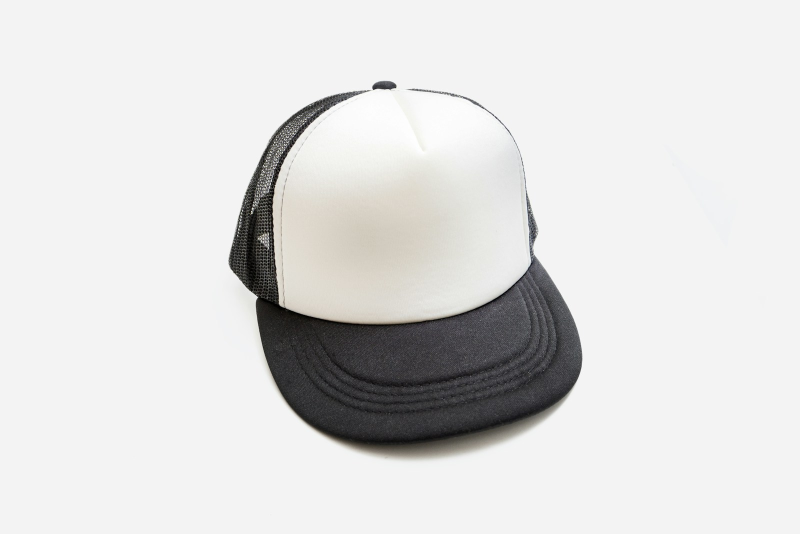
#> input picture assets/base-trucker.jpg, 1600 x 1067 px (shown at 1/2 size)
$ python render_caps.py ../assets
#> lines starting #> are read from the running program, lines starting #| are printed output that depends on the picture; after the words box and inside, x2 and y2 are one past the last pixel; in counts of white or black regions, pixels touching at a corner belong together
"""Génère les visuels produit à partir d'une photo de trucker vierge.

Usage : python scripts/render_caps.py <dossier_des_écussons_png>
La photo de base (assets/base-trucker.jpg, Fabio T. / Unsplash) est recolorée
selon les coloris de src/data/products.json ; l'écusson de chaque modèle est
incrusté sur la façade. Sorties : public/caps/<slug>.webp et <slug>-detail.webp.
"""
import json, sys, os
import numpy as np
from PIL import Image, ImageDraw, ImageFilter

ROOT = os.path.dirname(os.path.dirname(os.path.abspath(__file__)))
patch_dir = sys.argv[1]
base = Image.open(os.path.join(ROOT, "assets/base-trucker.jpg")).convert("RGB")
#> base is the input picture: PIL image 1600x1067 RGB; mean R, G, B 221.1, 220.7, 220.1
W, H = base.size
#> W = 1600; H = 1067
a = np.asarray(base).astype(np.float32) / 255.0
lum = a @ np.array([0.299, 0.587, 0.114], dtype=np.float32)
yy, xx = np.mgrid[0:H, 0:W]

# Façade : polygone large, borné par les zones sombres (filet, visière, bouton).
poly = [(562,604),(553,480),(566,380),(598,292),(648,226),(703,187),(760,181),(815,181),(900,193),(982,236),(1032,300),(1054,400),(1062,500),(1064,562),(1000,602),(900,637),(800,650),(700,642),(620,622)]
pm = Image.new("L", (W, H), 0); ImageDraw.Draw(pm).polygon(poly, fill=255)
#> after `pm = Image.new('L', (W, H), 0)`: pm: PIL image 1600x1067 L; every value is 0
#> after `ImageDraw.Draw(pm).polygon(poly, fill=255)`:
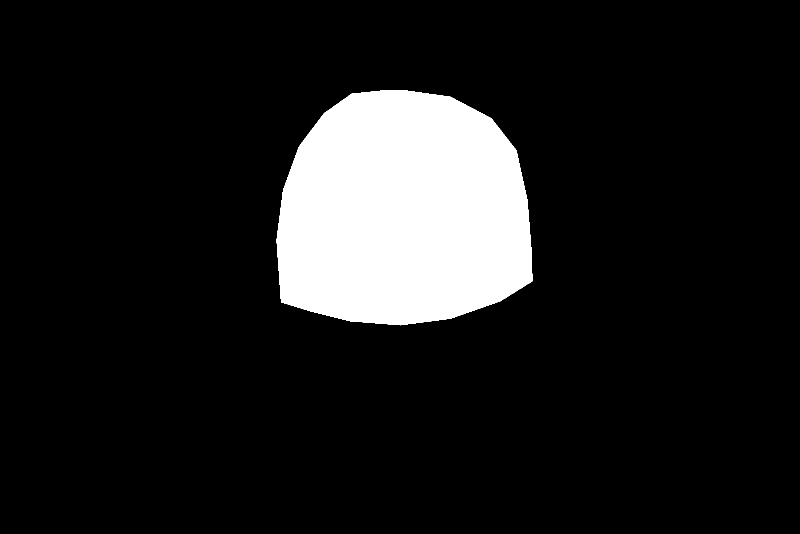
#> pm: PIL image 1600x1067 L (shown at 1/2 size); 11.7% white; 1 white region, box (x1, y1, x2, y2) and area: (553, 181, 1065, 651) 199292
dark = np.clip((0.62 - lum) / 0.16, 0, 1)          # 1 = tissu sombre
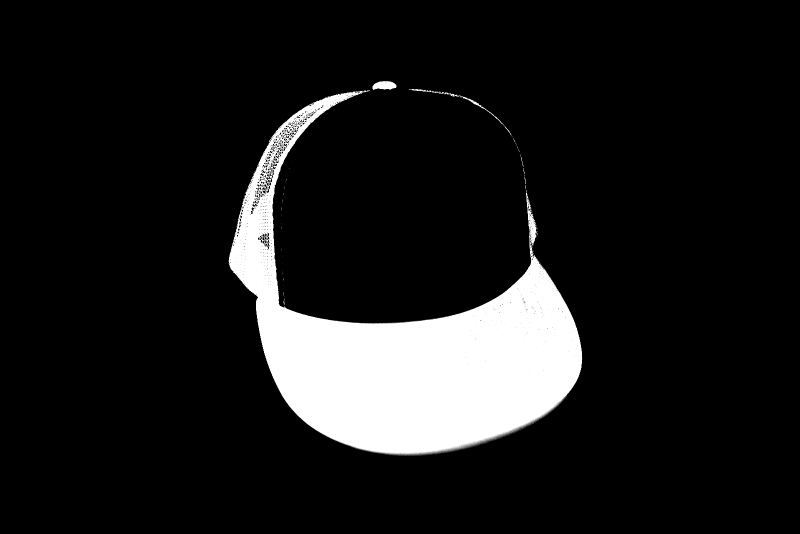
#> dark: shape (1067, 1600) float32 (shown at 1/2 size); min 0, max 1, mean 0.107
panel = (np.asarray(pm.filter(ImageFilter.GaussianBlur(1.5))).astype(np.float32) / 255.0) * (1 - dark)
panel = np.asarray(Image.fromarray((panel * 255).astype(np.uint8)).filter(ImageFilter.GaussianBlur(0.8))).astype(np.float32) / 255.0
cap_dark = dark * (1 - panel)
visor_zone = (yy > 598 - (xx - 510) * (88 / 550)) | (yy < 186)
visor = cap_dark * visor_zone
mesh = cap_dark * (~visor_zone)
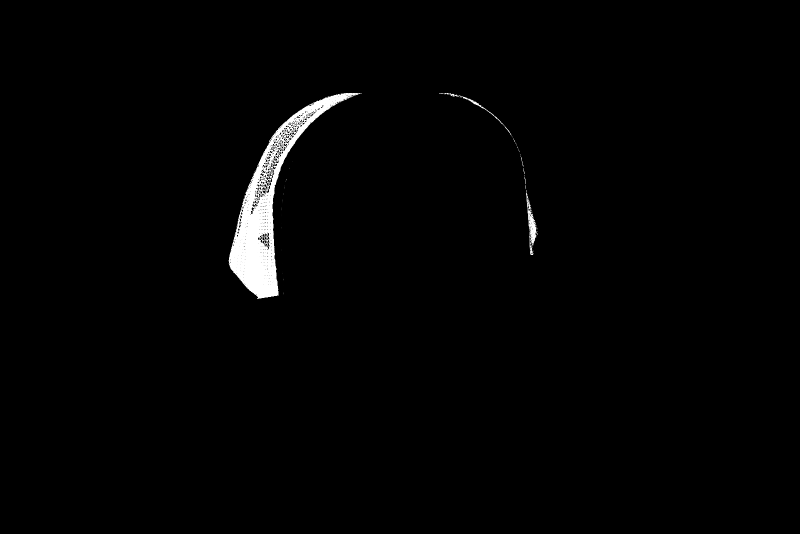
#> mesh: shape (1067, 1600) float32 (shown at 1/2 size); min 0, max 1, mean 0.0144
L_REF = float(np.median(lum[(visor > 0.9)]))
#> L_REF = 0.217

def rgb(h): h = h.lstrip("#"); return np.array([int(h[i:i+2], 16) for i in (0, 2, 4)], dtype=np.float32) / 255.0

def dark_recolor(target):
    """Recolore un tissu noir en conservant le relief (coutures, plis)."""
    s = lum / L_REF
    s = 1 + (s - 1) * 0.55
    tl = float(target @ np.array([0.299, 0.587, 0.114]))
    gain = 0.92 if tl > 0.25 else 1.0
    out = target[None, None, :] * np.clip(s, 0.45, 1.5)[..., None] * gain
    if tl < 0.12:   # cible très sombre : on garde la matière d'origine
        out = a * (0.6 + tl * 3)
    return np.clip(out, 0, 1)

PAPER = rgb("#FBF8F1")
SIZE = 1200

def render(colors, patch_png):
    out = a * (PAPER / 0.953)[None, None, :]                                  # fond harmonisé avec le site
    shade = np.clip(a / 0.985, 0, 1)
    pcol = rgb(colors["panel"])
    pl = float(pcol @ np.array([0.299, 0.587, 0.114]))
    psh = shade ** (1.0 if pl > 0.5 else 1.6)                                 # contraste renforcé sur les teintes sombres
    out = out * (1 - panel[..., None]) + (pcol[None, None, :] * psh) * panel[..., None]
    out = out * (1 - mesh[..., None]) + dark_recolor(rgb(colors["mesh"])) * mesh[..., None]
    out = out * (1 - visor[..., None]) + dark_recolor(rgb(colors["visor"])) * visor[..., None]
    img = Image.fromarray((np.clip(out, 0, 1) * 255).astype(np.uint8))
    # écusson
    p = Image.open(patch_png).convert("RGBA").resize((250, 156), Image.LANCZOS).rotate(-2, expand=True, resample=Image.BICUBIC)
    px, py = 812 - p.width // 2, 408 - p.height // 2
    sh = Image.new("RGBA", img.size, (0, 0, 0, 0))
    sh.paste((0, 0, 0, 90), (px + 2, py + 5), p.split()[3])
    img = Image.alpha_composite(img.convert("RGBA"), sh.filter(ImageFilter.GaussianBlur(5)))
    local = Image.fromarray((np.clip(lum / 0.9, 0.82, 1.0) * 255).astype(np.uint8)).filter(ImageFilter.GaussianBlur(12)).crop((px, py, px + p.width, py + p.height))
    pr = np.asarray(p).astype(np.float32); pr[..., :3] *= (np.asarray(local).astype(np.float32) / 255.0)[..., None]
    img.alpha_composite(Image.fromarray(pr.astype(np.uint8)), (px, py))
    img = img.convert("RGB")
    # cadrage carré centré sur la casquette
    canvas = Image.new("RGB", (SIZE, SIZE), tuple(int(v * 255) for v in PAPER))
    crop = img.crop((210, 0, 210 + SIZE, H))
    canvas.paste(crop, (0, (SIZE - H) // 2 + 20))
    detail = img.crop((572, 168, 572 + 480, 168 + 480)).resize((900, 900), Image.LANCZOS)
    return canvas.resize((1000, 1000), Image.LANCZOS), detail

#> (the run stopped early here; a loop or call above may not have finished)
